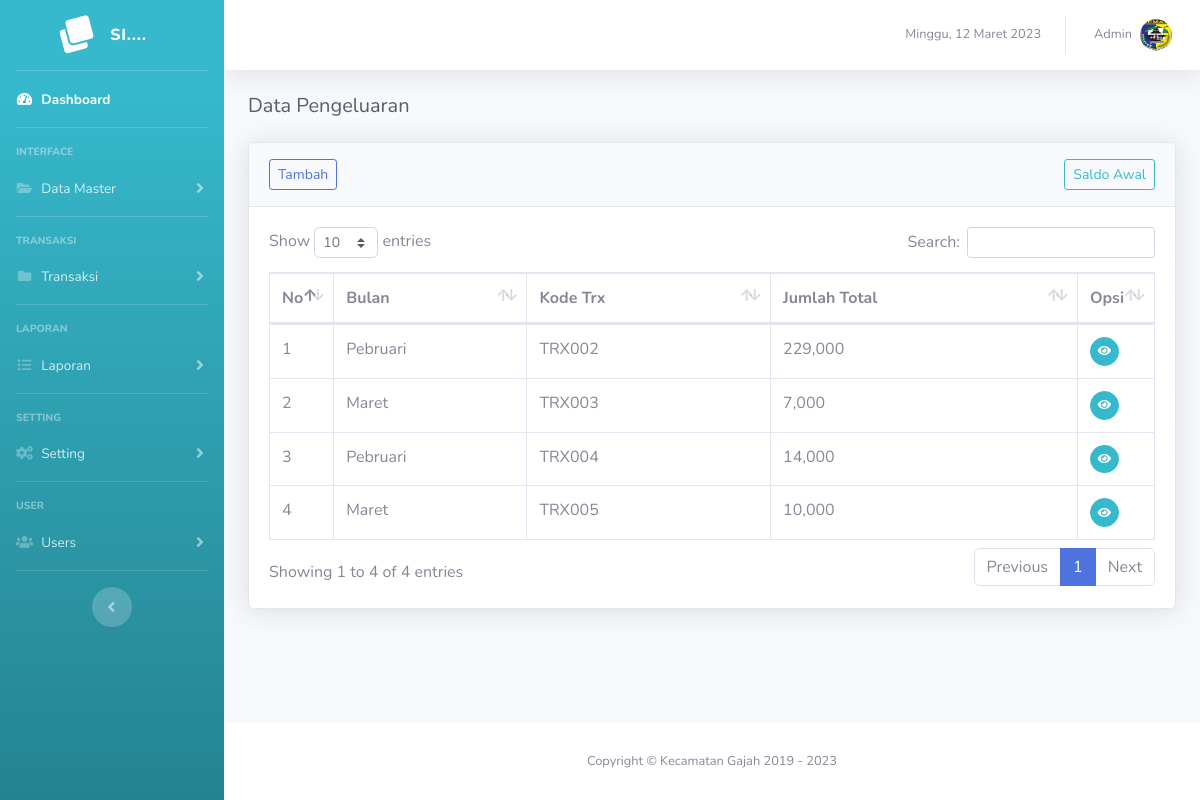
Screenshot of /pengeluaran (signed in) with the database file from the repository.
### tables this page shows
CREATE TABLE `tb_pengeluaran` (
  `id_pengeluaran` int(11) NOT NULL,
  `id_instansi` int(11) NOT NULL,
  `id_user` int(11) NOT NULL,
  `id_pembelian` int(11) NOT NULL,
  `kode_barang` varchar(20) NOT NULL,
  `volume` varchar(10) NOT NULL,
  `harga_satuan` varchar(20) NOT NULL,
  `jumlah_harga` varchar(20) NOT NULL,
  `penanggungjawab` varchar(50) NOT NULL,
  `no_spb` varchar(100) NOT NULL,
  `tanggal` date NOT NULL,
  `trx` varchar(50) NOT NULL,
  `ket` varchar(15) NOT NULL,
  `tahun` date DEFAULT NULL,
  `id_kategori` int(11) NOT NULL
);

### inc/bulan.php (called while the page is built, shortened)
<?php
function BulanIndo($date)
{
  $BulanIndo = array("Januari", "Pebruari", "Maret", "April", "Mei", "Juni", "Juli", "Agustus", "September", "Oktober", "Nopember", "Desember");
  $bulan = substr($date, 5, 2);
  $result = $BulanIndo[(int)$bulan - 1];
  return ($result);
}

### page/pengeluaran/pengeluaran.php (the view, shortened to what this page needs)
<h5 class="h5 mb-4 text-gray-800">Data Pengeluaran</h5>
<div class="card shadow mb-4">
  <div class="card-header py-3">
    <a href="?page=pengeluaran&action=addJab" class="btn btn-sm btn-outline-primary">Tambah</a>
    <a href="?page=pengeluaran&action=addImport" class="btn btn-sm btn-outline-info float-right">Saldo Awal</a>
  </div>
  <div class="card-body">
    <div class="table-responsive">
      <table class="table table-bordered" id="dataTable" width="100%" cellspacing="0">
        <thead>
          <tr>
            <th width="5%">No</th>
            <th>Bulan</th>
            <th>Kode Trx</th>
            <th>Jumlah Total</th>
            <th width="8%">Opsi</th>
          </tr>
        </thead>
        <tbody>
          <?php
          $no = 1;
          $sql = $conn->query("SELECT * FROM tb_pengeluaran WHERE id_user = '$_SESSION[id_user]' AND year(tahun) = '$_SESSION[tahun]' GROUP BY trx");
          foreach ($sql as $key => $value) :
            $kodeTrx = $value['trx'];
            $ket = $value['ket'];
          ?>
            <tr>
              <td><?= $no++; ?></td>
              <td><?= $bulanTrx = BulanIndo($value['tanggal']); ?></td>
              <td><?= $value['trx']; ?></td>
              <?php $sqlTotal = $conn->query("SELECT SUM(jumlah_harga) AS total FROM tb_pengeluaran WHERE trx = '$kodeTrx'");
              $datatotal = $sqlTotal->fetch_assoc();
              ?>
              <td><?= number_format($datatotal['total']); ?></td>
              <td>
                <?php
                if ($ket == '-') {
                ?>
                  <form action="?page=pengeluaran&action=add&trx=<?= $kodeTrx; ?>" method="POST">
                    <button type="submit" name="kirim" class="btn btn-sm btn-circle btn-info" data-toggle="tooltip" data-placement="top" title="Detail"><i class="fas fa-eye"></i></button>
                  </form>
                <?php
                } else {
                ?>
                  <form action="?page=pengeluaran&action=import&trx=<?= $kodeTrx; ?>" method="post">
                    <button type="submit" name="kirim" class="btn btn-sm btn-circle btn-info" data-toggle="tooltip" data-placement="top" title="Detail"><i class="fas fa-eye"></i></button>
                  </form>
                <?php
                }
                ?>
              </td>
            </tr>
          <?php endforeach; ?>
        </tbody>
      </table>
    </div>
  </div>
</div>

### rows the page displays
tb_pengeluaran: tanggal "Pebruari", trx "TRX002", total "229,000"
tb_pengeluaran: tanggal "Maret", trx "TRX003", total "7,000"
tb_pengeluaran: tanggal "Pebruari", trx "TRX004", total "14,000"
tb_pengeluaran: tanggal "Maret", trx "TRX005", total "10,000"

### other values shown
$_SESSION['nama'] "Admin"
